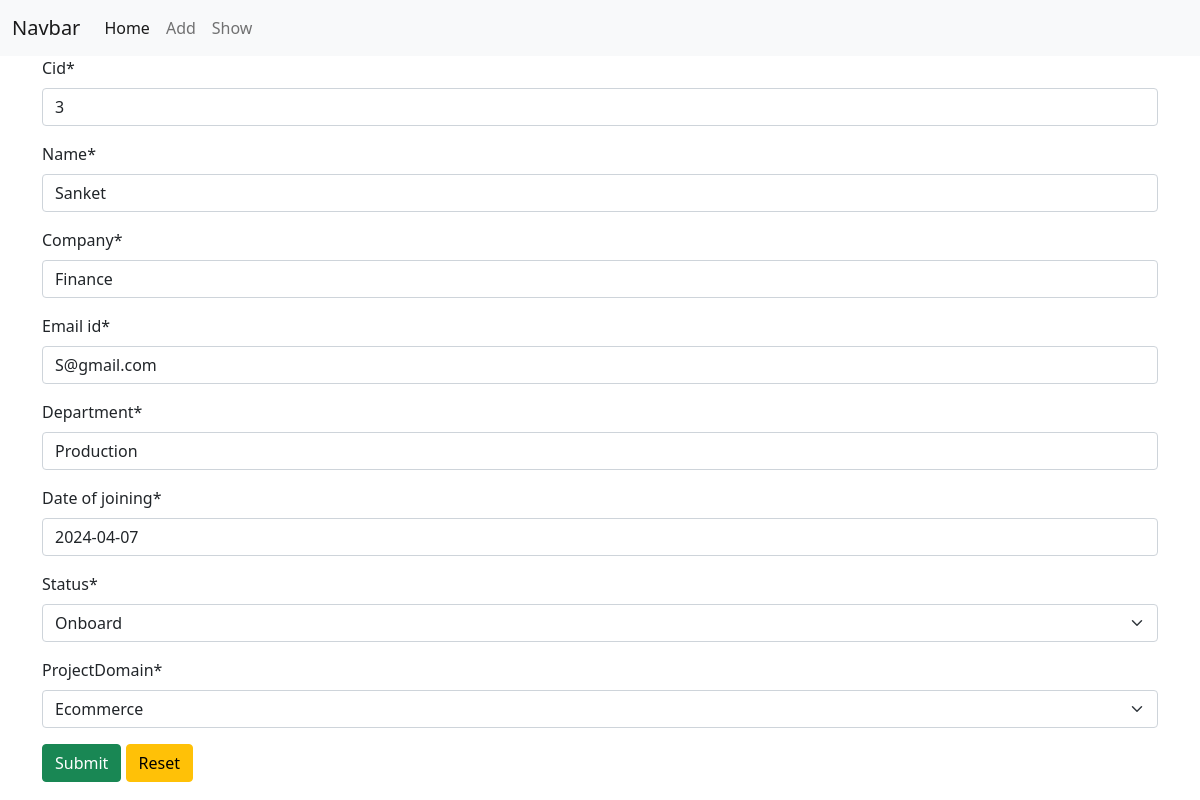
The app's page /v1/uv/3/ with its own data.
### client/models.py (models this page shows)
class ClientInfo(models.Model):
    status = [
        ('Onboard', 'Onboard'),
        ('NotOnboard', 'NotOnboard'),
        ]
    project = [
        ('SAAS', 'SAAS'),
        ('Ecommerce','Ecommerce' ),
        ('CRM', 'CRM'),
        ('ERM', 'ERM'),
        ('Finance','Finance')
    ]
    cid = models.IntegerField(primary_key=True)
    name = models.CharField(max_length=40)
    company = models.CharField(max_length=30)
    email_id = models.EmailField()
    department = models.CharField(max_length=30)
    date_of_joining = models.DateField()
    status = models.CharField(max_length=30, choices=status)
    projectDomain = models.CharField(max_length=50, choices=project)

### client/views.py (the view)
# urls.py: path('uv/<int:pk>/', updateview, name="update"),
def updateview(request, pk):
    obj = ClientInfo.objects.get(pk=pk)
    form = ClientInfoForm(instance=obj)
    if request.method == "POST":
        form = ClientInfoForm(request.POST, instance=obj)
        if form.is_valid():
            form.save()
            return redirect("show")
    return render(request, "client/add.html", {"form": form})

### client/forms.py
class ClientInfoForm(forms.ModelForm):
    class Meta:
        model = ClientInfo
        fields = "__all__"

### templates/client/add.html (shortened to what this page needs)
{% extends 'base.html' %}
{% load crispy_forms_tags %}
{% block content %}
<div class="container">
    <form method="post">
        {{form|crispy}}
        <input type="submit" class="btn btn-success">
        <input type="reset" class="btn btn-warning">
    </form>
</div>
{% endblock %}

### records on screen
ClientInfo: cid "3", name "Sanket", company "Finance", email_id "S@gmail.com", department "Production", date_of_joining "2024-04-07", status "Onboard", projectDomain "Ecommerce"
